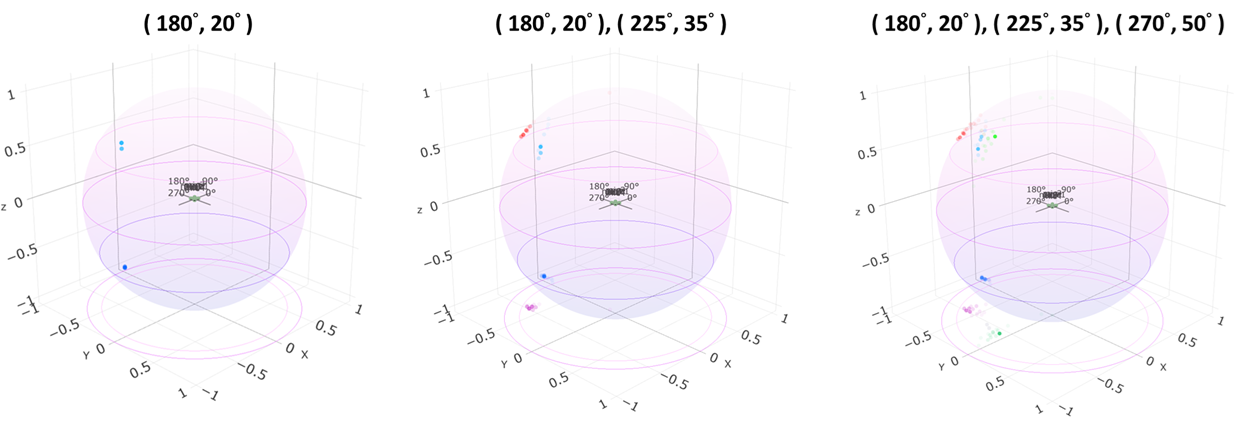
#> input picture img/150cm.png, 1240 x 423 px
$ python -i histogram.py   (imports and definitions only)
#> lines starting #> are read from the running program, lines starting #| are printed output that depends on the picture; after the words box and inside, x2 and y2 are one past the last pixel; in counts of white or black regions, pixels touching at a corner belong together
"""RGB/luma histogram overlay.

The widget computes a 256-bin histogram on every frame, resamples it to the
available width and draws the three channels additively so overlaps show the
mixed colour.  Rendering is vectorised (one filled polygon per channel), which
is considerably cheaper on a Raspberry Pi than one rectangle per bin.

Optional constructor arguments control the display: linear/log scaling,
RGB/luma channels, opacity, a dark backdrop, temporal smoothing, grid and
border.  Linear scaling clips its top at the 95th percentile of populated
bins, so one crushed shadow or highlight bin cannot flatten every other bar.
The defaults keep the full-frame layout of the original widget.
"""

from __future__ import annotations

import cv2
import numpy as np

_CHANNEL_COLORS = (
    (255, 0, 0),  # blue (BGR)
    (0, 255, 0),  # green
    (0, 0, 255),  # red
)
_LUMA_COLOR = (255, 255, 255)
_GRID_COLOR = (70, 70, 70)
_BORDER_COLOR = (120, 120, 120)
CORNER_BOX_WIDTH = 100
CORNER_BOX_HEIGHT = 64
CORNER_BOX_MARGIN = 6
# Clip the scale to this percentile of the populated bins.  A single clipped
# highlight/shadow bin (or JPEG-compressed blacks) must not flatten the rest.
LINEAR_SCALE_PERCENTILE = 95.0


# [37 lines left out: function corner_padding, not called in this run]


def _clamp(value: float, low: float = 0.0, high: float = 1.0) -> float:
    return max(low, min(high, float(value)))


class Histogram:
    """Live RGB or luma histogram with optional smoothing and grid.

    Datasets are recomputed for every decorated frame.  ``padding`` holds
    ``(left, top, right, bottom)`` insets in pixels; the default places the
    plot over the whole frame.  Channel colours are BGR and the three
    channels are added together, so overlaps appear as their mixed colour.
    """

    def __init__(
        self,
        width: int = 320,
        height: int = 240,
        padding: tuple = (0, 0, 0, 0),
        *,
        scale: str = "linear",
        alpha: float = 0.8,
        background: tuple[int, int, int] | None = (0, 0, 0),
        background_alpha: float = 0.25,
        channel_mode: str = "rgb",
        smoothing: float = 0.0,
        grid: bool = False,
        border: bool = True,
    ):
        if width <= 0 or height <= 0:
            raise ValueError("width and height must be positive")

        scale = str(scale).lower()
        if scale not in {"linear", "log"}:
            raise ValueError("scale must be 'linear' or 'log'")
        channel_mode = str(channel_mode).lower()
        if channel_mode not in {"rgb", "luma"}:
            raise ValueError("channel_mode must be 'rgb' or 'luma'")

        self._width = width
        self._height = height
        self.set_padding(padding)
        self._scale = scale
        self._alpha = _clamp(alpha)
        self._background = (
            tuple(background) if background is not None else None
        )
        self._background_alpha = _clamp(background_alpha)
        self._channel_mode = channel_mode
        self._smoothing = _clamp(smoothing, 0.0, 0.99)
        self._grid = bool(grid)
        self._border = bool(border)

        self._data_list: list[np.ndarray] = []
        self._min = 0.0
        self._max = 0.0

    def set_padding(self, padding) -> None:
        """Move the plot area (left, top, right, bottom insets)."""

        if isinstance(padding, int):
            padding = (padding,) * 4
        if len(padding) != 4 or any(value < 0 for value in padding):
            raise ValueError(
                "padding must be four non-negative values "
                "(left, top, right, bottom)"
            )
        self._padding = tuple(int(value) for value in padding)

    # ------------------------------------------------------------------
    # Histogram data
    # ------------------------------------------------------------------
    @staticmethod
    def _as_bgr(frame: np.ndarray) -> np.ndarray:
        """Return a 3-channel view of a gray or BGRA frame."""

        if frame.ndim == 2:
            return cv2.cvtColor(frame, cv2.COLOR_GRAY2BGR)
        if frame.shape[2] == 4:
            return frame[:, :, :3]
        return frame

    def _channel_histograms(self, frame: np.ndarray) -> list[np.ndarray]:
        """Compute one 256-bin histogram per displayed channel."""

        if self._channel_mode == "luma":
            if frame.ndim == 2:
                gray = frame
            else:
                gray = cv2.cvtColor(
                    self._as_bgr(frame), cv2.COLOR_BGR2GRAY
                )
            images = [gray]
            indexes = [0]
        else:
            bgr = self._as_bgr(frame)
            images = [bgr, bgr, bgr]
            indexes = [0, 1, 2]

        return [
            cv2.calcHist(
                [image], [index], None, [256], [0, 256]
            ).flatten().astype(np.float64)
            for image, index in zip(images, indexes)
        ]

    @staticmethod
    def _resample(channel: np.ndarray, size: int) -> np.ndarray:
        """Average the 256 bins into ``size`` buckets covering the full range."""

        if len(channel) <= size:
            return channel
        # reduceat sums variable-width buckets in one C-level pass; doing
        # the same with a Python loop would dominate the frame budget.
        boundaries = (np.arange(size) * len(channel)) // size
        sums = np.add.reduceat(channel, boundaries)
        counts = np.diff(np.append(boundaries, len(channel)))
        return sums / counts

    @staticmethod
    def _content_region(frame: np.ndarray) -> np.ndarray:
        """Drop pure-black letterbox borders before computing the data.

        The gallery letterboxes non-4:3 photos onto a black 320x240 canvas.
        Counting those bars puts a huge artificial spike in bin 0, which then
        dominates the linear scale and squeezes every real bar to a few
        pixels.  Only uniform black edges are removed, so black content inside
        the picture is still counted.
        """

        if frame.ndim == 3:
            non_black = frame[:, :, :3].max(axis=2) > 0
        else:
            non_black = frame > 0
        if not non_black.any():
            return frame

        rows = np.flatnonzero(non_black.any(axis=1))
        columns = np.flatnonzero(non_black.any(axis=0))
        top, bottom = int(rows[0]), int(rows[-1]) + 1
        left, right = int(columns[0]), int(columns[-1]) + 1
        if (top, bottom, left, right) == (
            0,
            frame.shape[0],
            0,
            frame.shape[1],
        ):
            return frame
        return frame[top:bottom, left:right]

    def _frame_calc(self, frame: np.ndarray) -> None:
        """Refresh the resampled channel data and its cached min/max."""

        # The plot width comes from the display frame, not the trimmed
        # content, so portrait letterboxing cannot shrink it.
        frame_width = frame.shape[1]
        frame = self._content_region(frame)
        pad_left, _, pad_right, _ = self._padding
        horizontal = max(1, frame_width - pad_left - pad_right)
        bin_count = max(1, min(256, horizontal))

        resampled = [
            self._resample(channel, bin_count)
            for channel in self._channel_histograms(frame)
        ]

        # Exponential moving average of the resampled bins.  The shape
        # checks guard against a resolution change poisoning the history
        # with arrays that can no longer be combined.
        if (
            self._smoothing > 0
            and self._data_list
            and len(self._data_list) == len(resampled)
            and all(
                previous.shape == current.shape
                for previous, current in zip(self._data_list, resampled)
            )
        ):
            self._data_list = [
                previous * self._smoothing
                + current * (1.0 - self._smoothing)
                for previous, current in zip(self._data_list, resampled)
            ]
        else:
            self._data_list = resampled

        data = np.concatenate(self._data_list) if self._data_list else None
        if data is None or data.size == 0:
            self._min = self._max = 0.0
        else:
            self._min = float(np.min(data))
            self._max = float(np.max(data))

    # ------------------------------------------------------------------
    # Rendering
    # ------------------------------------------------------------------
    def _draw_background(
        self, frame: np.ndarray, left: int, top: int, right: int, bottom: int
    ) -> None:
        """Darken or tint the plot region behind the bars."""

        if self._background is None or self._background_alpha <= 0:
            return
        region = frame[top:bottom, left:right]
        if self._background == (0, 0, 0):
            # Blending with black is equivalent to scaling towards zero and
            # avoids a full panel allocation.
            cv2.convertScaleAbs(
                region, region, alpha=1.0 - self._background_alpha
            )
            return
        panel = np.empty_like(region)
        panel[:] = self._background
        cv2.addWeighted(
            panel,
            self._background_alpha,
            region,
            1.0 - self._background_alpha,
            0,
            region,
        )

    # [17 lines left out: function _draw_grid, not called in this run]

    def _bar_heights(self, plot_height: int) -> list[np.ndarray]:
        """Scale each channel's bins to pixel heights.

        Log mode compresses the long tail of large counts.  Linear mode
        anchors the bottom at the smallest bin and the top at the 95th
        percentile, so a single clipped bin cannot flatten the plot.
        """

        if not self._data_list:
            return []

        if self._scale == "log":
            transformed = [np.log1p(channel) for channel in self._data_list]
            low = 0.0
            high = max(float(np.max(channel)) for channel in transformed)
        else:
            transformed = self._data_list
            # Empty bins say nothing about the scene and would drag the 95th
            # percentile towards zero, so only populated bins are sampled.
            populated = np.concatenate(transformed)
            populated = populated[populated > 0]
            if populated.size:
                low = min(
                    float(np.min(channel)) for channel in transformed
                )
                high = float(
                    np.percentile(populated, LINEAR_SCALE_PERCENTILE)
                )
            else:
                low = high = 0.0

        span = high - low
        if span <= 0:
            return []

        return [
            np.clip(
                (channel - low) / span * plot_height, 0, plot_height
            ).astype(np.int32)
            for channel in transformed
        ]

    def _build_bars(
        self,
        frame: np.ndarray,
        left: int,
        top: int,
        right: int,
        bottom: int,
    ) -> tuple[np.ndarray, np.ndarray]:
        """Rasterise the channel polygons and return overlay plus mask."""

        overlay = np.zeros_like(frame)
        mask = np.zeros(frame.shape[:2], dtype=np.uint8)
        plot_width = right - left
        # Keep a visible margin inside the 1 px border.  Scaling the tallest
        # bar to the full box height made it touch the top edge, which read
        # as "outside the box" even before anti-aliasing bled a row further.
        inset_x = 2
        plot_height = max(1, bottom - top - 6)
        heights = self._bar_heights(plot_height)
        if not heights:
            return overlay, mask

        # One closed polygon per channel (tops followed by the baseline
        # corners) instead of one rectangle per bin: a single fillPoly is
        # considerably cheaper at 30 fps on the Pi's CPU.
        bin_count = len(heights[0])
        xs = (
            left
            + inset_x
            + (np.arange(bin_count) + 0.5)
            * max(1, plot_width - 2 * inset_x)
            / bin_count
        )
        baseline = bottom - 3
        # Reused scratch layer; filling a fresh canvas per channel would
        # allocate several frame-sized arrays per rendered frame.
        layer = np.zeros_like(frame)
        for index, channel_heights in enumerate(heights):
            points = np.column_stack(
                (
                    np.concatenate(
                        (xs, [right - 1 - inset_x, left + inset_x])
                    ),
                    np.concatenate(
                        (
                            baseline - channel_heights,
                            [baseline, baseline],
                        )
                    ),
                )
            ).astype(np.int32)

            if self._channel_mode == "luma":
                color = _LUMA_COLOR
            else:
                color = _CHANNEL_COLORS[index % len(_CHANNEL_COLORS)]

            layer.fill(0)
            cv2.fillPoly(layer, [points], color, cv2.LINE_AA)
            # The mask is the union of all three channel shapes, so the
            # final composite only touches pixels that have data.
            cv2.fillPoly(mask, [points], 255)
            # Saturating add: overlapping channels light up in the mixed
            # colour instead of hiding each other.
            cv2.add(overlay, layer, overlay)

        # Defensive clip: anti-aliased polygon edges may bleed one pixel
        # beyond their coordinates, and the plot must never touch anything
        # outside the frame rectangle.
        overlay[:top] = 0
        overlay[bottom:] = 0
        overlay[:, :left] = 0
        overlay[:, right:] = 0
        mask[:top] = 0
        mask[bottom:] = 0
        mask[:, :left] = 0
        mask[:, right:] = 0
        return overlay, mask

    def _compose(
        self, frame: np.ndarray, overlay: np.ndarray, mask: np.ndarray
    ) -> None:
        """Blend the histogram into the frame through ``mask``."""

        if cv2.countNonZero(mask) == 0:
            return
        if self._alpha >= 1.0:
            cv2.copyTo(overlay, mask, frame)
        else:
            # Blend the full image, then copy only masked pixels: building
            # the blend in place would tint the background rectangle too.
            blended = cv2.addWeighted(
                overlay, self._alpha, frame, 1.0 - self._alpha, 0
            )
            cv2.copyTo(blended, mask, frame)

    def decorate(self, frame: np.ndarray, rotate: int = 0) -> None:
        """Analyse and draw the histogram onto ``frame`` in place.

        ``rotate`` matches the preview rotation (degrees); the overlay and
        mask are rotated together so the bars stay aligned with the image.
        """

        if frame is None or frame.size == 0:
            return
        if frame.ndim not in (2, 3):
            return

        # Drawing needs three channels.  Gray frames are expanded and then
        # converted back; BGRA is drawn on a view of its colour channels.
        grayscale = frame.ndim == 2
        if grayscale:
            canvas = cv2.cvtColor(frame, cv2.COLOR_GRAY2BGR)
        elif frame.shape[2] == 4:
            canvas = frame[:, :, :3]
        else:
            canvas = frame

        self._frame_calc(frame)
        frame_height, frame_width = canvas.shape[:2]
        pad_left, pad_top, pad_right, pad_bottom = self._padding

        left = max(0, min(pad_left, frame_width - 1))
        top = max(0, min(pad_top, frame_height - 1))
        right = max(left + 1, min(frame_width, frame_width - pad_right))
        bottom = max(top + 1, min(frame_height, frame_height - pad_bottom))
        if right - left <= 0 or bottom - top <= 0:
            return

        self._draw_background(canvas, left, top, right, bottom)
        if self._grid:
            self._draw_grid(canvas, left, top, right, bottom)

        overlay, mask = self._build_bars(
            canvas, left, top, right, bottom
        )
        if rotate:
            # Rotate overlay and mask identically; skip the result if the
            # rotated shape no longer matches (non-square frames).
            rotation_count = (-rotate // 90) % 4
            rotated = np.rot90(overlay, rotation_count)
            rotated_mask = np.rot90(mask, rotation_count)
            if rotated.shape[:2] == canvas.shape[:2]:
                overlay = rotated
                mask = rotated_mask
        self._compose(canvas, overlay, mask)

        if self._border:
            # LINE_8 keeps the 1 px border exactly on the plot rectangle;
            # anti-aliasing bled one row/column outside the box.
            cv2.rectangle(
                canvas,
                (left, top),
                (right - 1, bottom - 1),
                _BORDER_COLOR,
                1,
                cv2.LINE_8,
            )

        if grayscale:
            frame[:] = cv2.cvtColor(canvas, cv2.COLOR_BGR2GRAY)

>>> import cv2
>>> picture = cv2.imread('../../../img/150cm.png')
#> picture is the input picture: shape (423, 1240, 3); mean B, G, R 250.7, 246.7, 249.3
>>> result = Histogram().decorate(picture)
#> in _content_region, `non_black = frame[:, :, :3].max(axis=2) > 0`:
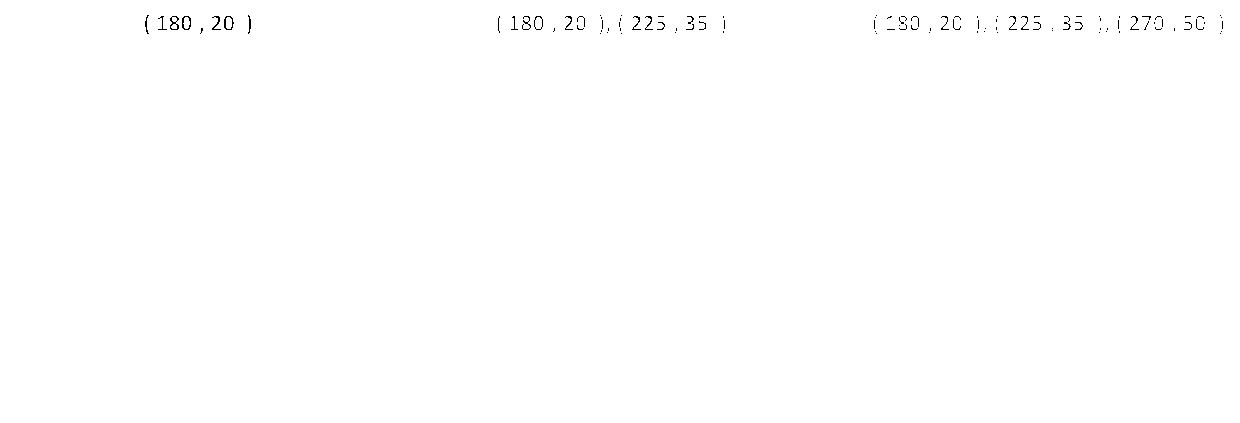
#> non_black: shape (423, 1240) bool; 99.8% white; black in thin lines or dots, all inside (x1, y1, x2, y2) = (145, 15, 1223, 34)
#> in _content_region, `rows = np.flatnonzero(non_black.any(axis=1))`: rows = 423 values from 0 to 422
#> in _content_region, `columns = np.flatnonzero(non_black.any(axis=0))`: columns = 1240 values from 0 to 1239
#> in _content_region, `top, bottom = int(rows[0]), int(rows[-1]) + 1`: top = 0; bottom = 423
#> in _content_region, `left, right = int(columns[0]), int(columns[-1]) + 1`: left = 0; right = 1240
#> in _frame_calc, `resampled = [ self._resample(channel, bin_count) for channel in self._..`: resampled = 3 items
#> in _frame_calc, `data = np.concatenate(self._data_list) if self._data_list else None`: data = 768 values, max 367025 at index 255, min 10 at index 49, mean 2048.9
#> in _frame_calc, `self._min = float(np.min(data))`: self._min = 10
#> in _frame_calc, `self._max = float(np.max(data))`: self._max = 367025
#> in _draw_background, `cv2.convertScaleAbs( region, region, alpha=1.0 - self._background_alph..`:
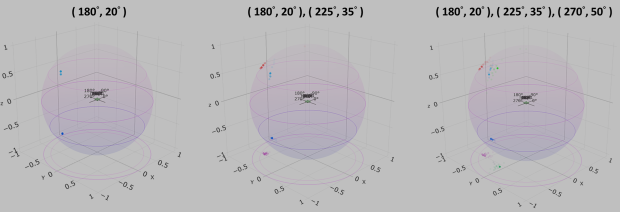
#> region: shape (423, 1240, 3) (shown at 1/2 size); mean B, G, R 187.8, 184.9, 186.8
#> in _bar_heights, `transformed = self._data_list`: transformed = 3 items
#> in _bar_heights, `populated = np.concatenate(transformed)`: populated has the same summary as data in _frame_calc
#> in _bar_heights, `low = min( float(np.min(channel)) for channel in transformed )`: low = 10
#> in _bar_heights, `high = float( np.percentile(populated, LINEAR_SCALE_PERCENTILE) )`: high = 4616.6
#> in _bar_heights, `span = high - low`: span = 4606.6
#> in _build_bars, `heights = self._bar_heights(plot_height)`: heights = 3 items
#> in _build_bars, `bin_count = len(heights[0])`: bin_count = 256
#> in _build_bars, `xs = ( left + inset_x + (np.arange(bin_count) + 0.5) * max(1, plot_wid..`: xs = 256 values from 4.41 to 1235.6
#> the loop in _build_bars, `for index, channel_heights in enumerate(heights):` made 3 passes
#> color on passes 1 to 3: (255, 0, 0), (0, 255, 0), (0, 0, 255)
#> after the loop in _build_bars, `for index, channel_heights in enumerate(heights):`:
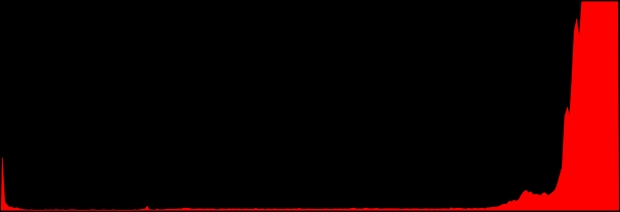
#> layer: shape (423, 1240, 3) (shown at 1/2 size); mean of channels 0, 1, 2 0, 0, 24.3; drawn as B, G, R
#> after the loop in _build_bars, `for index, channel_heights in enumerate(heights):`:
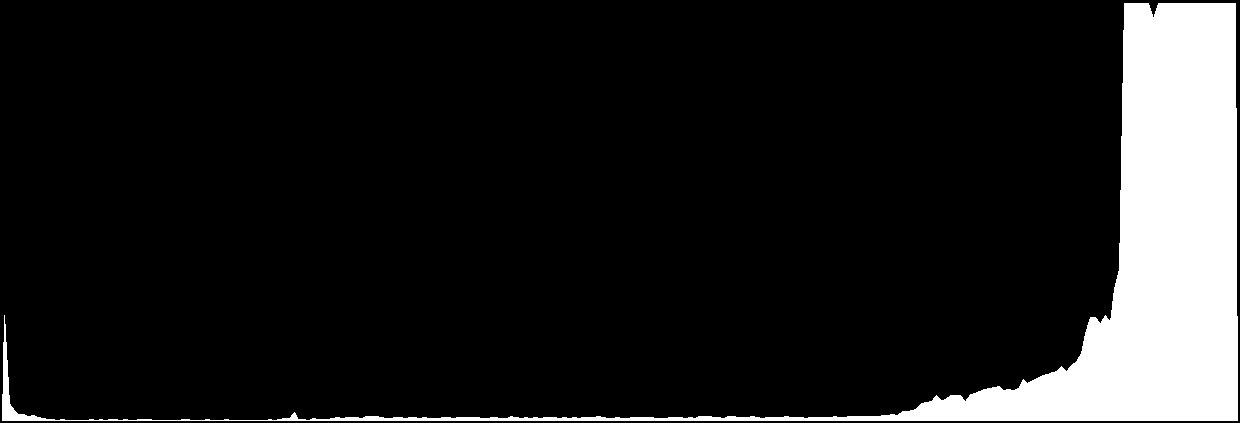
#> mask: shape (423, 1240); 11.8% white; 1 white region, box (x1, y1, x2, y2) and area: (2, 3, 1238, 421) 61996
#> after the loop in _build_bars, `for index, channel_heights in enumerate(heights):`:
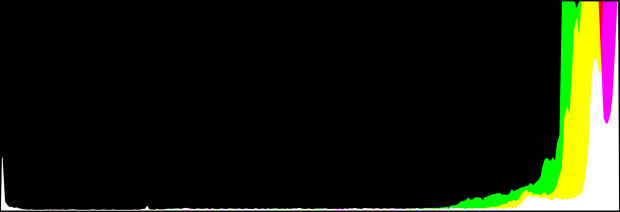
#> overlay: shape (423, 1240, 3) (shown at 1/2 size); mean of channels 0, 1, 2 14.4, 27.4, 24.3; drawn as B, G, R
#> in _compose, `blended = cv2.addWeighted( overlay, self._alpha, frame, 1.0 - self._al..`:
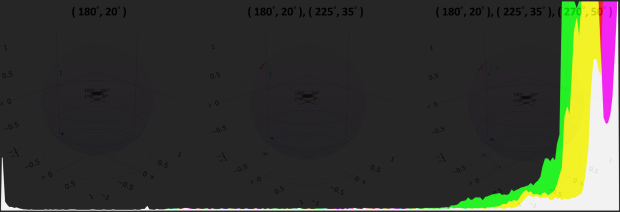
#> blended: shape (423, 1240, 3) (shown at 1/2 size); mean of channels 0, 1, 2 49, 58.7, 56.7; drawn as B, G, R
#> in decorate, `cv2.rectangle( canvas, (left, top), (right - 1, bottom - 1), _BORDER_C..`:
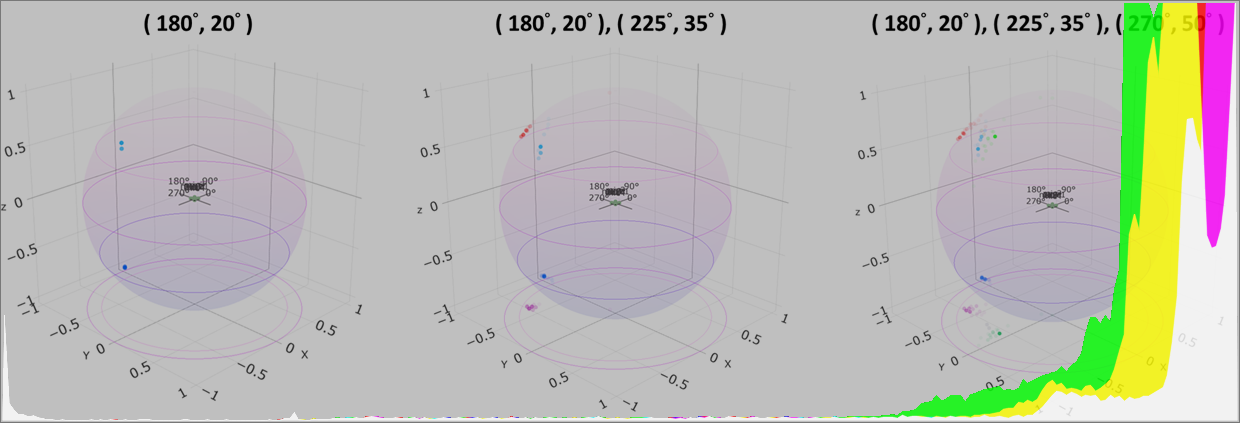
#> canvas: shape (423, 1240, 3); mean B, G, R 180.8, 188.3, 187.8
